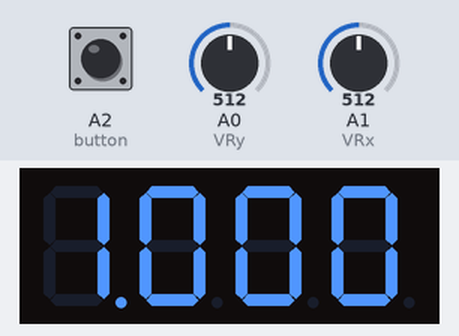
A sketch run on a simulated Arduino Uno, built with avr-gcc and run on an emulated ATmega328P. Shown: 4-digit seven-segment display. Wiring (inferred from the names in the program): 4-digit 7-segment display, segments lit when HIGH: segments pin 12, pin 8, pin 5, pin 3, pin 2, pin 11, pin 6, pin 4; digit selects pin 7, pin 9, pin 10, pin 13. Inputs (shaded band) come from the test bench; at power-on: A1 (VRx) = 512, A0 (VRy) = 512, A2 (button) HIGH. The segment pins are drawn as the display they are named for.

Above: at 1.2 s.
1.3 s: A1 (VRx) set to 560
At 2.7 s:
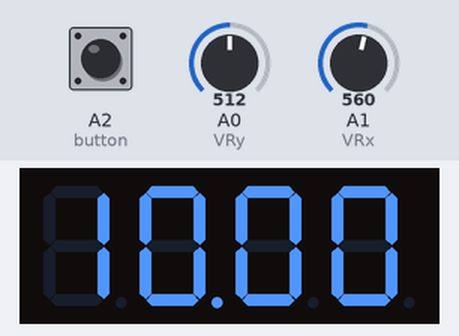
Timing chart, 0 to 4.3 s (numbered marks = the images above; inputs shaded):
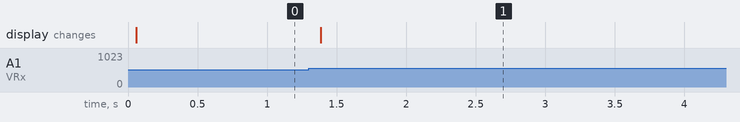

Measured:
- after the input at 1.3 s, the display: changes after 0.08 s (image 1)

The sketch:

4_x_7segment-JoyStick.ino
```cpp
const int pinA = 12;
const int pinB = 8;
const int pinC = 5;
const int pinD = 3;
const int pinE = 2;
const int pinF = 11;
const int pinG = 6;
const int pinDP = 4;
const int pinD1 = 7;
const int pinD2 = 9;
const int pinD3 = 10;
const int pinD4 = 13;

const int segSize = 8;

const int noOfDisplays = 4;
const int noOfDigits = 10;

int dpState = LOW;

int currentNumbers[noOfDisplays] = {1,0,0,0};
unsigned long delayCounting = 50;    // incrementing interval
unsigned long lastIncreasing = 0;
int currentPosition = 0; //the position of the cursor
int positionSet = 0;
// segments array, similar to before
int segments[segSize] = {
  pinA, pinB, pinC, pinD, pinE, pinF, pinG, pinDP
};
// digits array, to switch between them easily
int digits[noOfDisplays] = {
  pinD1, pinD2, pinD3, pinD4
 };

byte digitMatrix[noOfDigits][segSize - 1] = {
// a  b  c  d  e  f  g
  {1, 1, 1, 1, 1, 1, 0}, // 0
  {0, 1, 1, 0, 0, 0, 0}, // 1
  {1, 1, 0, 1, 1, 0, 1}, // 2
  {1, 1, 1, 1, 0, 0, 1}, // 3
  {0, 1, 1, 0, 0, 1, 1}, // 4
  {1, 0, 1, 1, 0, 1, 1}, // 5
  {1, 0, 1, 1, 1, 1, 1}, // 6
  {1, 1, 1, 0, 0, 0, 0}, // 7
  {1, 1, 1, 1, 1, 1, 1}, // 8
  {1, 1, 1, 1, 0, 1, 1}  // 9
};

const int VRx = A1,
          VRy = A0,
          button = A2;
bool joyMoved = false;
int minThreashold = 400, maxThreashold = 550;
// if in min - maxThreashold joyMoved = false;
int buttonState = 1;
unsigned int prevTime = 0, //for the joystick button
              pressInterval = 100;

void displayNumber(byte digit, byte decimalPoint) {
  for (int i = 0; i < segSize - 1; i++) {
    digitalWrite(segments[i], digitMatrix[digit][i]);
  }

  // write the decimalPoint to DP pin
  digitalWrite(segments[segSize - 1], decimalPoint);
}

// activate the display no. received as param
void showDigit(int num) {
  for (int i = 0; i < noOfDisplays; i++) {
    digitalWrite(digits[i], HIGH);
  }
  digitalWrite(digits[num], LOW);
}

void showNumbers(){
  for(int i = 0; i <noOfDisplays;i++){
    delay(5);
    showDigit(i);
    if(i == currentPosition)
      dpState = HIGH;
    else
      dpState = LOW;
    displayNumber(currentNumbers[i],dpState);
  }
}
void setup() {
  //JoyStick
  pinMode(VRx,INPUT);
  pinMode(VRy,INPUT);
  pinMode(button,INPUT_PULLUP);
  //4 x 7 segment display
  for (int i = 0; i < segSize; i++)
  {
    pinMode(segments[i], OUTPUT);
  }
  for (int i = 0; i < noOfDisplays; i++)
  {
    pinMode(digits[i], OUTPUT);
  }
  Serial.begin(9600);
}
void checkTheX(int x){
  if(x > maxThreashold){
    if(!joyMoved)
      currentPosition = (currentPosition + 1) % noOfDisplays;
      joyMoved = true;
  }
  if(x < minThreashold){
    if(!joyMoved)
      currentPosition--;
      if(currentPosition<0)
        currentPosition = noOfDisplays - 1;
      joyMoved = true;
  }
  if(x>minThreashold && x<maxThreashold){
    joyMoved = false;
  }
}
void checkTheY(int y){
  if(y > maxThreashold){
    if(!joyMoved)
      currentNumbers[currentPosition] =
                (currentNumbers[currentPosition]+1) % 10;
      joyMoved = true;
  }
  if(y < minThreashold){
    if(!joyMoved)
      currentNumbers[currentPosition]--;
      if(currentNumbers[currentPosition]<0)
        currentNumbers[currentPosition] = 9;
      joyMoved = true;
  }
  if(y>minThreashold && y<maxThreashold){
    joyMoved = false;
  }
}
void loop() {
  // put your main code here, to run repeatedly:
  int x = analogRead(VRx);
  int y = analogRead(VRy);
  buttonState = digitalRead(button);
  if(!buttonState){
    if(millis() - prevTime > pressInterval ){
      positionSet = !positionSet;
    }
    prevTime = millis();
  }
  //move the cursor
  if(!positionSet)
    checkTheX(x);
  else
  //or change the number value
    checkTheY(y);
  showNumbers();

}
```
